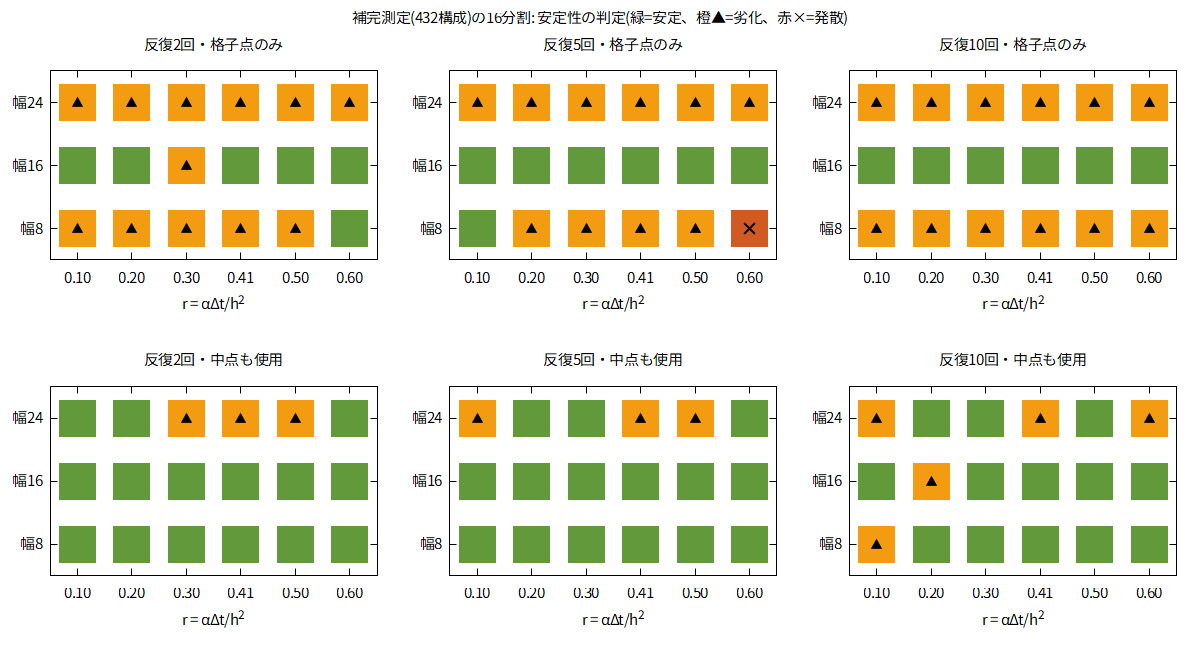

Generate this figure with gnuplot:
# 図5(代替) 補完測定の16分割: 判定の地図(安定セルの誤差値は元データ消失のため判定のみ)
set encoding utf8
set terminal pngcairo size 1200,650 font "Noto Sans JP,11"
set output 'fig05_n16.png'
set multiplot layout 2,3 title '補完測定(432構成)の16分割: 安定性の判定(緑=安定、橙▲=劣化、赤×=発散)'
set xrange [0.5:6.5]; set yrange [0.5:3.5]
set xtics ('0.10' 1,'0.20' 2,'0.30' 3,'0.41' 4,'0.50' 5,'0.60' 6)
set ytics ('幅8' 1,'幅16' 2,'幅24' 3)
set xlabel 'r = αΔt/h^2'
set palette defined (0 '#1a9850', 1 '#f39c12', 2 '#c0392b')
set cbrange [-0.5:2.5]
unset colorbox

set title '反復2回・格子点のみ'
plot 'fig05_n16.dat' using ($1==1 && $2==2 ? $3:1/0):4:5 with points pt 5 ps 6 palette notitle,      ''               using ($1==1 && $2==2 && $5==1 ? $3:1/0):4 with points pt 9 ps 1.6 lc rgb 'black' notitle,      ''               using ($1==1 && $2==2 && $5==2 ? $3:1/0):4 with points pt 2 ps 1.8 lw 2 lc rgb 'black' notitle
set title '反復5回・格子点のみ'
plot 'fig05_n16.dat' using ($1==1 && $2==5 ? $3:1/0):4:5 with points pt 5 ps 6 palette notitle,      ''               using ($1==1 && $2==5 && $5==1 ? $3:1/0):4 with points pt 9 ps 1.6 lc rgb 'black' notitle,      ''               using ($1==1 && $2==5 && $5==2 ? $3:1/0):4 with points pt 2 ps 1.8 lw 2 lc rgb 'black' notitle
set title '反復10回・格子点のみ'
plot 'fig05_n16.dat' using ($1==1 && $2==10 ? $3:1/0):4:5 with points pt 5 ps 6 palette notitle,      ''               using ($1==1 && $2==10 && $5==1 ? $3:1/0):4 with points pt 9 ps 1.6 lc rgb 'black' notitle,      ''               using ($1==1 && $2==10 && $5==2 ? $3:1/0):4 with points pt 2 ps 1.8 lw 2 lc rgb 'black' notitle
set title '反復2回・中点も使用'
plot 'fig05_n16.dat' using ($1==2 && $2==2 ? $3:1/0):4:5 with points pt 5 ps 6 palette notitle,      ''               using ($1==2 && $2==2 && $5==1 ? $3:1/0):4 with points pt 9 ps 1.6 lc rgb 'black' notitle,      ''               using ($1==2 && $2==2 && $5==2 ? $3:1/0):4 with points pt 2 ps 1.8 lw 2 lc rgb 'black' notitle
set title '反復5回・中点も使用'
plot 'fig05_n16.dat' using ($1==2 && $2==5 ? $3:1/0):4:5 with points pt 5 ps 6 palette notitle,      ''               using ($1==2 && $2==5 && $5==1 ? $3:1/0):4 with points pt 9 ps 1.6 lc rgb 'black' notitle,      ''               using ($1==2 && $2==5 && $5==2 ? $3:1/0):4 with points pt 2 ps 1.8 lw 2 lc rgb 'black' notitle
set title '反復10回・中点も使用'
plot 'fig05_n16.dat' using ($1==2 && $2==10 ? $3:1/0):4:5 with points pt 5 ps 6 palette notitle,      ''               using ($1==2 && $2==10 && $5==1 ? $3:1/0):4 with points pt 9 ps 1.6 lc rgb 'black' notitle,      ''               using ($1==2 && $2==10 && $5==2 ? $3:1/0):4 with points pt 2 ps 1.8 lw 2 lc rgb 'black' notitle
unset multiplot
